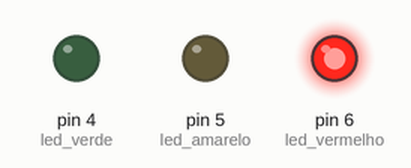
Simulated run of this sketch. Board: Arduino Uno, built with avr-gcc and run on an emulated ATmega328P. Parts: output pins drawn as LEDs (lit = HIGH).

Above: at 2.5 s.
At 7.5 s:
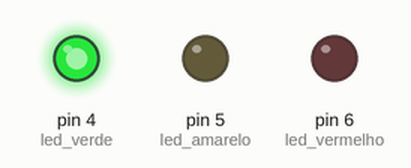
At 10.5 s:
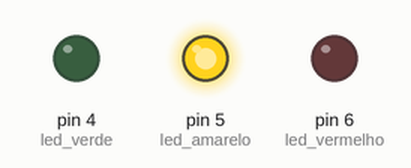
Timing chart, 0 to 14.3 s (numbered marks = the images above):
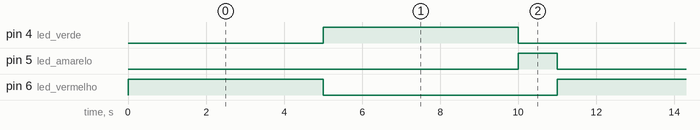

The sketch:

Semaforo.ino
```cpp
int led_vermelho = 6;
int led_verde = 4;
int led_amarelo = 5;

void setup() {
  pinMode(led_vermelho, OUTPUT); //define o led1( pino 3) como saida
  pinMode(led_verde, OUTPUT); //define o led2 (pino 4) como saida
  pinMode(led_amarelo, OUTPUT); //define o led3 (pino 4) como saida

  }

void loop() {
  digitalWrite(led_vermelho, HIGH); // liga a saida led
  digitalWrite(led_verde, LOW);
  digitalWrite(led_amarelo, LOW);

  delay(5000); //pausa de 5s

  digitalWrite(led_vermelho, LOW); //desliga o led
  digitalWrite(led_verde, HIGH);
  digitalWrite(led_amarelo, LOW);

  delay(5000); //pausa de 5s

  digitalWrite(led_vermelho, LOW); //desliga o led
  digitalWrite(led_verde, LOW);
  digitalWrite(led_amarelo, HIGH);

  delay(1000); //pausa de 1s


}
```

Measured:
- by itself, pin 4 (led_verde), pin 6 (led_vermelho): alternates HIGH for 5.0 s and LOW for 6.0 s
- by itself, pin 5 (led_amarelo): alternates HIGH for 1.0 s and LOW for 10.0 s
- by itself, everything shown: repeats every 11.0 s, in 3 steps
